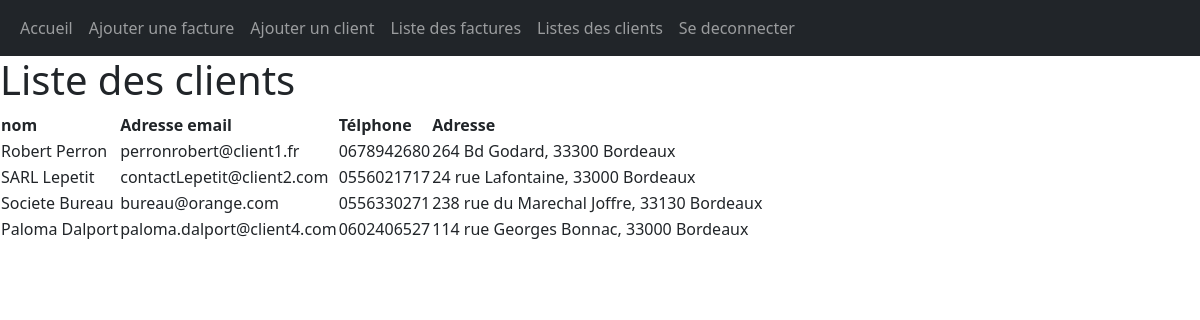
The app's page /liste_clients.php with its own data.
### tables this page shows
CREATE TABLE client
(
    id               Int Auto_increment NOT NULL,
    nom              Varchar(50) NOT NULL,
    email            Varchar(50) NOT NULL,
    telephone        Varchar(20) NOT NULL,
    adresse          Varchar(50) NOT NULL,
    CONSTRAINT client_PK PRIMARY KEY (id)
);

### model/clientModel.php (called while the page is built, shortened)
<?php
include '/wamp64/www/fact2PDF/model/database.php';
class Client {
        protected $conn;
        public function __construct(){
            $Db = new Database();
            $this->conn = $Db->getConnexion();
        }
        public function getAllClients(){
            $sql = "SELECT * FROM client";
            $stmt = $this->conn->prepare($sql);
            $stmt->execute();
            return $stmt;
        }
    }
?>

### model/database.php (called while the page is built, shortened)
<?php
class Database {
    private $host = "localhost";
    private $database_name = "fac2pdf";
    private $username = "root";
    private $password = "";
    public function getConnexion(){
   $this->conn = null;
    try
    {
        $this->conn = new PDO("mysql:host=" . $this->host . ";dbname=" . $this->database_name, $this->username, $this->password);
        $this->conn->setAttribute(PDO::ATTR_EMULATE_PREPARES, false);
        $this->conn->setAttribute(PDO::ATTR_ERRMODE, PDO::ERRMODE_EXCEPTION);
        $this->conn->exec("set names utf8");
    } catch(PDOException $exception){
        echo "Pas de connexion possible: " . $exception->getMessage();
    }
    return $this->conn;
}
}
 ?>

### liste_clients.php (the view, shortened to what this page needs)
<?php
require_once('/wamp64/www/fact2PDF/model/clientModel.php');
require_once('/wamp64/www/fact2PDF/model/database.php');
$client = new Client();
$stmt = $client->getAllClients();
$itemCount = $stmt->fetchAll(PDO::FETCH_ASSOC);
?>
<html>
  <head>
  </head>
<body>
 <h1>Liste des clients</h1>
 <table>
   <thead>
     <tr>
       <th>nom</th>
       <th>Adresse email</th>
       <th>Télphone</th>
       <th>Adresse</th>
     </tr>
   </thead>
   <?php foreach($itemCount as $client){
    ?>
    <tr>
      <td><?= $client['nom'] ?></td>
      <td><?= $client['email'] ?></td>
      <td><?= $client['telephone'] ?></td>
      <td><?= $client['adresse'] ?></td>
    </tr>
    <?php } ?>
  </table>
</body>

### records on screen
client: nom "Robert Perron", email "perronrobert@client1.fr", telephone "0678942680", adresse "264 Bd Godard, 33300 Bordeaux"
client: nom "SARL Lepetit", email "contactLepetit@client2.com", telephone "0556021717", adresse "24 rue Lafontaine, 33000 Bordeaux"
client: nom "Societe Bureau", email "bureau@orange.com", telephone "0556330271", adresse "238 rue du Marechal Joffre, 33130 Bordeaux"
client: nom "Paloma Dalport", email "paloma.dalport@client4.com", telephone "0602406527", adresse "114 rue Georges Bonnac, 33000 Bordeaux"
